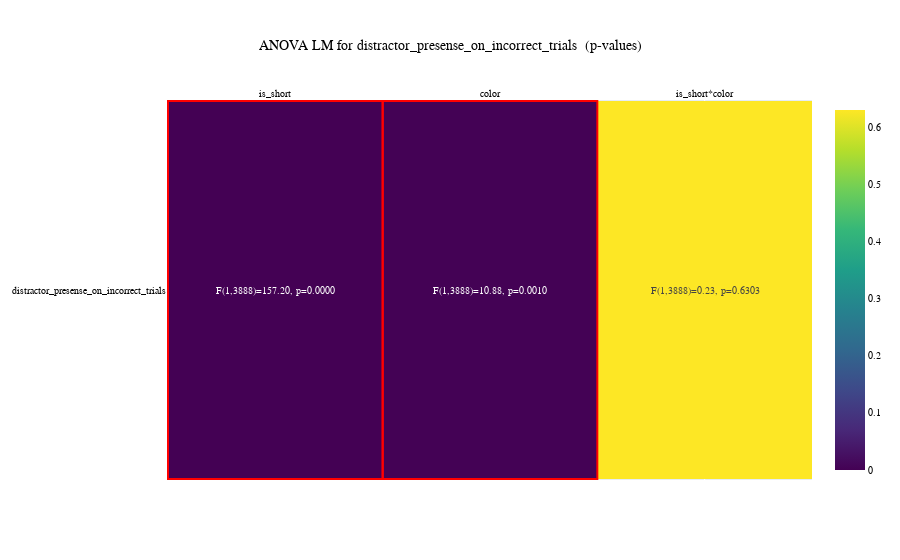

The cell this chart's notebook holds for it:
### Code cell
without_green_df = events_df[events_df['color'] != 'green']
deps = ["distractor_presense_on_incorrect_trials"]
#indeps = ["is_short" , "color", "color*is_short"]
indeps = ["is_short" , "color", "is_short*color"]

# Initialize lists to store formatted values for the report
formatted_results = []

# Calculate F-values and p-values for each dependent variable
for dependent in deps:
    formula = f"{dependent} ~ C(color, Sum) * C(is_short, Sum)"
    res = ols(formula, data=without_green_df).fit()
    anova_table = anova_lm(res)
    
    # Extract degrees of freedom for each factor
    df1 = anova_table['df'][:-1]    # Between-groups df
    df2 = anova_table['df'][-1]     # Error df (same for all)
    
    # Format each F-value with its corresponding df1 and df2
    formatted_dep = []
    for i, f_val in enumerate(anova_table['F'][:-1]):
        formatted_dep.append(f"F({int(df1[i])},{int(df2)})={f_val:.2f}, p={anova_table['PR(>F)'].values[i]:.4f}")
    formatted_results.append(formatted_dep)

# Convert formatted_results to a DataFrame for display
report_df = pd.DataFrame(formatted_results, index=deps, columns=indeps)

# Convert p-values to a DataFrame and determine significance based on a p-value threshold
p_values_df = pd.DataFrame([anova_table['PR(>F)'].values[:-1] for _ in deps], index=deps, columns=indeps)
significance_df = (p_values_df < 0.06).astype(int)

# Plot heatmap
fig = px.imshow(p_values_df, title="ANOVA LM for distractor_presense_on_incorrect_trials  (p-values)", x=indeps, y=deps, 
                color_continuous_scale='Viridis', aspect="auto")
fig.update_traces(text=report_df.values, texttemplate="%{text}", textfont_size=10)
fig.update_xaxes(side="top")

# Add red rectangles for significant effects
for i, dep in enumerate(deps):
    for j, indep in enumerate(indeps):
        if significance_df.iloc[i, j] == 1:
            fig.add_shape(type="rect",
                          x0=j - 0.5, x1=j + 0.5,
                          y0=i - 0.5, y1=i + 0.5,
                          line=dict(color="red", width=2))

# Update layout
fig.update_layout(
    title_x=0.5,
    font=my_font,
)

fig.show()
anova_bytes = fig.to_image(format="png", width=1000, height=300)

# Display report_df (formatted F-values and p-values)
# display(report_df)

### Figure 1 — Plotly figure (JSON) as saved in the notebook; plotly's stock layout.template omitted (floating-point values rounded to 4 significant figures)
{"data": [{"coloraxis": "coloraxis", "hovertemplate": "x: %{x}<br>y: %{y}<br>color: %{z}<extra></extra>", "name": "0", "text": [["F(1,3888)=157.20, p=0.0000", "F(1,3888)=10.88, p=0.0010", "F(1,3888)=0.23, p=0.6303"]], "textfont": {"size": 10}, "texttemplate": "%{text}", "type": "heatmap", "x": ["is_short", "color", "is_short*color"], "xaxis": "x", "y": ["distractor_presense_on_incorrect_trials"], "yaxis": "y", "z": [[2.219e-35, 0.0009786, 0.6303]]}], "layout": {"autosize": true, "coloraxis": {"colorscale": [[0, "#440154"], [0.1111, "#482878"], [0.2222, "#3e4989"], [0.3333, "#31688e"], [0.4444, "#26828e"], [0.5556, "#1f9e89"], [0.6667, "#35b779"], [0.7778, "#6ece58"], [0.8889, "#b5de2b"], [1, "#fde725"]]}, "font": {"color": "black", "family": "Vazir", "size": 10}, "shapes": [{"line": {"color": "red", "width": 2}, "type": "rect", "x0": -0.5, "x1": 0.5, "y0": -0.5, "y1": 0.5}, {"line": {"color": "red", "width": 2}, "type": "rect", "x0": 0.5, "x1": 1.5, "y0": -0.5, "y1": 0.5}], "title": {"text": "ANOVA LM for distractor_presense_on_incorrect_trials  (p-values)", "x": 0.5}, "xaxis": {"anchor": "y", "autorange": true, "domain": [0, 1], "range": [-0.5038, 2.5], "side": "top", "type": "category"}, "yaxis": {"anchor": "x", "autorange": true, "domain": [0, 1], "range": [0.5056, -0.5056], "type": "category"}}}
